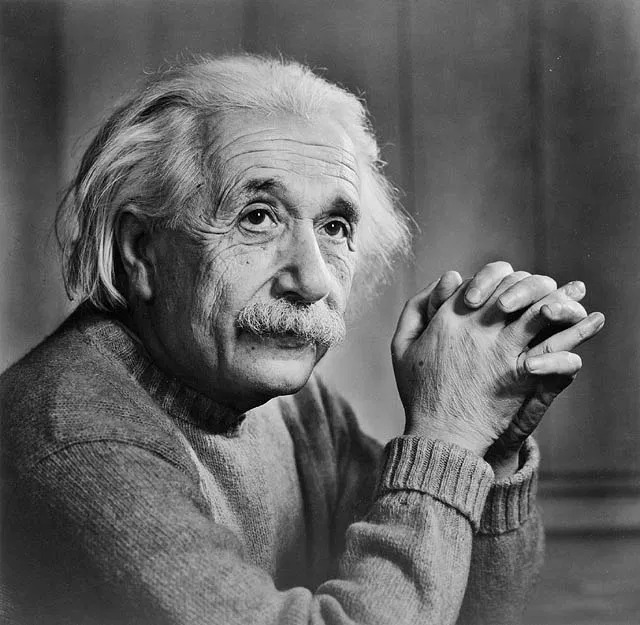
#> input picture KARTIK_BS19B017/einstein.jpg, 640 x 625 px; the run also reads 1 picture not shown here
$ jupyter execute Assignment2_Soln.ipynb
#> lines starting #> are read from the running program, lines starting #| are printed output that depends on the picture; after the words box and inside, x2 and y2 are one past the last pixel; in counts of white or black regions, pixels touching at a corner belong together; pictures that were not available may be replaced by others from this repository, and a replacement may not be noted
[cell 1]
import cv2
from matplotlib import pyplot as plt

[cell 2]
image = cv2.imread("einstein.jpg",1)
#> image is the input picture: shape (625, 640, 3); min 0, max 255, mean 98
plt.imshow(image)

[cell 3]
blur_gaus1 = cv2.GaussianBlur(image,(9,9),0)
blur_gaus2 = cv2.GaussianBlur(image,(5,5),0)
diff = blur_gaus1 - blur_gaus2
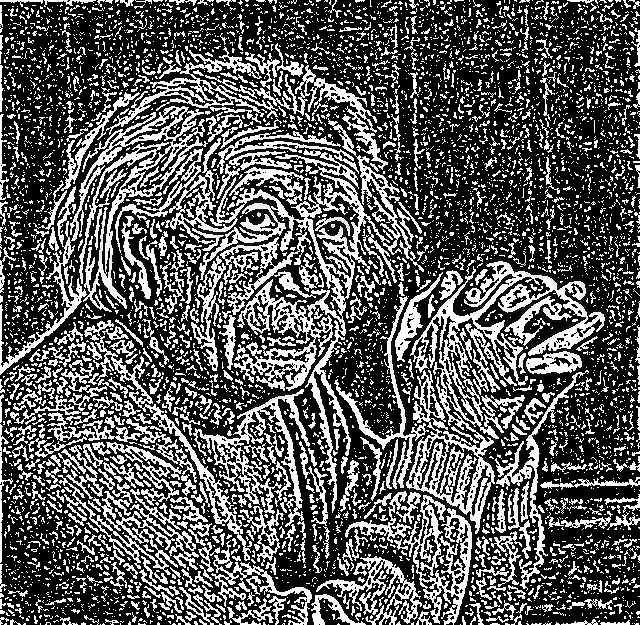
#> diff: shape (625, 640, 3); min 0, max 255, mean 88.1
plt.figure(),plt.axis("off"),plt.title("Kernel 5x5"),plt.imshow(blur_gaus1)
plt.figure(),plt.axis("off"),plt.title("Kernel 9x9"),plt.imshow(blur_gaus2)
plt.figure(),plt.imshow(diff)
plt.title('Difference of Gaussian Blurs for Edge Detection \n')
plt.show()

## Problem Statement 2 :

[cell 4]
barrel = cv2.imread('media/barrel.jpg')
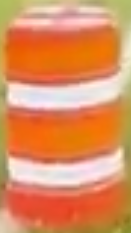
#> input picture KARTIK_BS19B017/media/barrel.jpg, 131 x 233 px
#> barrel is the input picture: shape (233, 131, 3); mean B, G, R 95.6, 143.1, 220.6
barrel_hsv = cv2.cvtColor(barrel, cv2.COLOR_BGR2HSV)
#> barrel_hsv: shape (233, 131, 3); mean H, S, V 21.8, 145.9, 220.9

target_hist = cv2.calcHist([barrel_hsv], [0, 1], None, [180, 256], [0, 180, 0, 256])
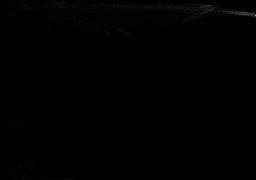
#> target_hist: shape (180, 256) float32; min 0, max 161, mean 0.7
cv2.normalize(target_hist, target_hist, 0, 255, cv2.NORM_MINMAX)
#> target_hist: shape (180, 256) float32; 12.72% of pixels changed, all inside (x1, y1, x2, y2) = (0, 0, 256, 180)

[cell 5]
cap = cv2.VideoCapture('video.mp4')

while cap.isOpened():
  ret, frame = cap.read()
  frame_hsv = cv2.cvtColor(frame, cv2.COLOR_BGR2HSV)
  res = cv2.calcBackProject([frame_hsv], [0, 1], target_hist, [0, 180, 0, 256], 1)
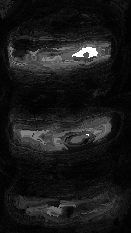
#> res: shape (233, 131); min 2, max 255, mean 24.9
  disc= cv2.getStructuringElement(cv2.MORPH_ELLIPSE, (7, 7))
  cv2.filter2D(res, -1, disc, res)
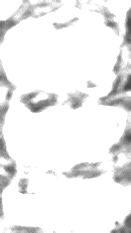
#> res: shape (233, 131); min 70, max 255, mean 238.1
  _,thresh = cv2.threshold(res, 50,255,0)
#> thresh: shape (233, 131); every value is 255
  final = cv2.merge((thresh, thresh, thresh))
#> final: shape (233, 131, 3); every value is 255
  result = cv2.bitwise_and(frame, final)
  plt.imshow(result)
  if cv2.waitKey(30) == 27:
#> (key Esc is pressed here)
    break

cv2.destroyAllWindows()
